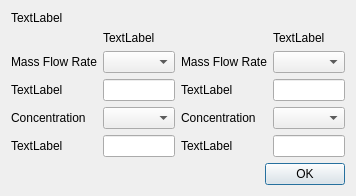
<?xml version="1.0" encoding="UTF-8"?>
<ui version="4.0">
 <class>breakLinkDialog</class>
 <widget class="QDialog" name="breakLinkDialog">
  <property name="geometry">
   <rect>
    <x>0</x>
    <y>0</y>
    <width>330</width>
    <height>189</height>
   </rect>
  </property>
  <property name="windowTitle">
   <string>Dialog</string>
  </property>
  <layout class="QVBoxLayout" name="verticalLayout">
   <item>
    <widget class="QLabel" name="titleLabel">
     <property name="text">
      <string>TextLabel</string>
     </property>
    </widget>
   </item>
   <item>
    <layout class="QHBoxLayout" name="horizontalLayout_2">
     <item>
      <layout class="QGridLayout" name="gridLayout">
       <item row="5" column="2">
        <widget class="QLineEdit" name="cValue1"/>
       </item>
       <item row="4" column="0">
        <widget class="QLabel" name="concLabel_2">
         <property name="text">
          <string>Concentration</string>
         </property>
        </widget>
       </item>
       <item row="2" column="2">
        <widget class="QLineEdit" name="fValue1"/>
       </item>
       <item row="1" column="0">
        <widget class="QLabel" name="flowLabel">
         <property name="text">
          <string>Mass Flow Rate</string>
         </property>
        </widget>
       </item>
       <item row="0" column="2">
        <widget class="QLabel" name="sp1Label">
         <property name="text">
          <string>TextLabel</string>
         </property>
        </widget>
       </item>
       <item row="5" column="0">
        <widget class="QLabel" name="cvalueLabel1">
         <property name="text">
          <string>TextLabel</string>
         </property>
        </widget>
       </item>
       <item row="1" column="2">
        <widget class="QComboBox" name="cbf1"/>
       </item>
       <item row="4" column="2">
        <widget class="QComboBox" name="cbc1"/>
       </item>
       <item row="2" column="0">
        <widget class="QLabel" name="fvalueLabel1">
         <property name="text">
          <string>TextLabel</string>
         </property>
        </widget>
       </item>
      </layout>
     </item>
     <item>
      <layout class="QGridLayout" name="gridLayout_2">
       <item row="0" column="1">
        <widget class="QLabel" name="sp2Label">
         <property name="text">
          <string>TextLabel</string>
         </property>
        </widget>
       </item>
       <item row="1" column="1">
        <widget class="QComboBox" name="cbf2"/>
       </item>
       <item row="2" column="0">
        <widget class="QLabel" name="fvalueLabel2">
         <property name="text">
          <string>TextLabel</string>
         </property>
        </widget>
       </item>
       <item row="2" column="1">
        <widget class="QLineEdit" name="fValue2"/>
       </item>
       <item row="3" column="1">
        <widget class="QComboBox" name="cbc2"/>
       </item>
       <item row="4" column="1">
        <widget class="QLineEdit" name="cValue2"/>
       </item>
       <item row="4" column="0">
        <widget class="QLabel" name="cvalueLabel2">
         <property name="text">
          <string>TextLabel</string>
         </property>
        </widget>
       </item>
       <item row="3" column="0">
        <widget class="QLabel" name="concLabel">
         <property name="text">
          <string>Concentration</string>
         </property>
        </widget>
       </item>
       <item row="1" column="0">
        <widget class="QLabel" name="flowLabel_2">
         <property name="text">
          <string>Mass Flow Rate</string>
         </property>
        </widget>
       </item>
      </layout>
     </item>
    </layout>
   </item>
   <item>
    <layout class="QHBoxLayout" name="horizontalLayout">
     <item>
      <spacer name="horizontalSpacer">
       <property name="orientation">
        <enum>Qt::Horizontal</enum>
       </property>
       <property name="sizeHint" stdset="0">
        <size>
         <width>40</width>
         <height>20</height>
        </size>
       </property>
      </spacer>
     </item>
     <item>
      <widget class="QPushButton" name="OKButton">
       <property name="text">
        <string>OK</string>
       </property>
      </widget>
     </item>
    </layout>
   </item>
  </layout>
 </widget>
 <resources/>
 <connections/>
</ui>
